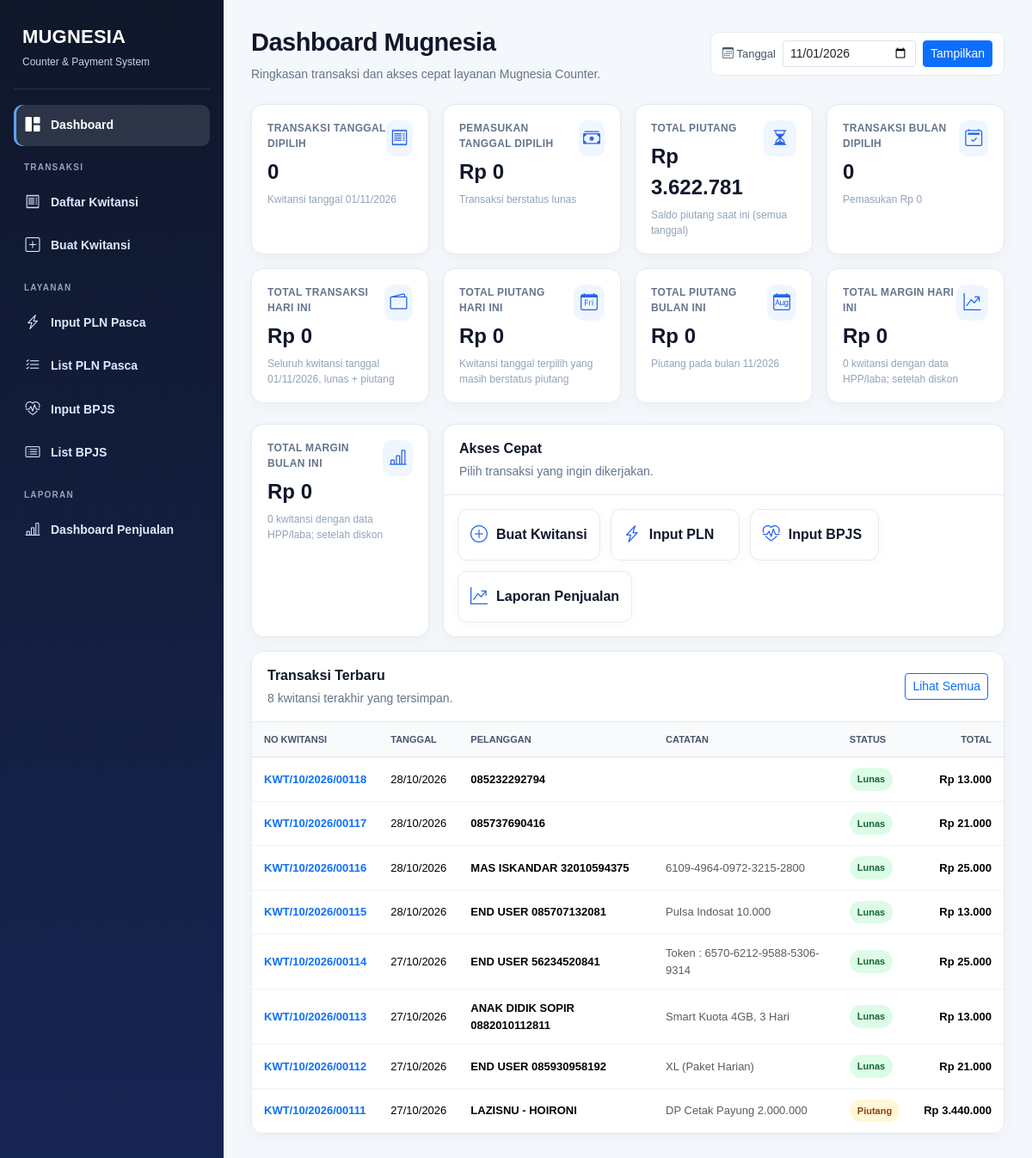
The page / on the database its author committed.
### tables this page shows
CREATE TABLE `kwitansi` (
  `id` int(11) NOT NULL AUTO_INCREMENT,
  `no_kwitansi` varchar(40) NOT NULL,
  `tanggal` date NOT NULL,
  `nama_pelanggan` varchar(100) DEFAULT NULL,
  `alamat_pelanggan` varchar(255) DEFAULT NULL,
  `catatan` text,
  `status_bayar` varchar(50) NOT NULL,
  `discount` decimal(12,0) NOT NULL,
  `total` decimal(12,0) NOT NULL DEFAULT '0',
  `created_at` timestamp NOT NULL DEFAULT CURRENT_TIMESTAMP,
  `SN` varchar(45) NOT NULL,
  PRIMARY KEY (`id`),
  UNIQUE KEY `no_kwitansi` (`no_kwitansi`),
  KEY `idx_kwitansi_no` (`no_kwitansi`),
  KEY `idx_kwitansi_nama` (`nama_pelanggan`),
  KEY `idx_kwitansi_status` (`status_bayar`)
);

### index.php (the view, shortened to what this page needs)
<?php
require_once "db.php";
function scalarValue($conn, $sql, $default = 0) {
    $r = $conn->query($sql);
    $row = $r->fetch_row();
    return $row ? ($row[0] ?? $default) : $default;
}
$selectedDate = $_GET['tanggal'] ?? date('Y-m-d');
$parsedDate = DateTimeImmutable::createFromFormat('!Y-m-d', $selectedDate);
$filterDate = $conn->real_escape_string($selectedDate);
$monthStart = $conn->real_escape_string($parsedDate->format('Y-m-01'));
$monthEnd = $conn->real_escape_string($parsedDate->format('Y-m-t'));
$labelTanggal = $parsedDate->format('d/m/Y');
$transaksi_hari_ini = (int) scalarValue($conn, "SELECT COUNT(*) FROM kwitansi WHERE tanggal = '$filterDate'");
$pemasukan_hari_ini = (float) scalarValue($conn, "SELECT COALESCE(SUM(total),0) FROM kwitansi WHERE tanggal = '$filterDate' AND LOWER(TRIM(status_bayar))='lunas'");
$piutang = (float) scalarValue($conn, "SELECT COALESCE(SUM(total),0) FROM kwitansi WHERE LOWER(TRIM(status_bayar))='piutang'");
$transaksi_bulan_ini = (int) scalarValue($conn, "SELECT COUNT(*) FROM kwitansi WHERE tanggal BETWEEN '$monthStart' AND '$monthEnd'");
$pemasukan_bulan_ini = (float) scalarValue($conn, "SELECT COALESCE(SUM(total),0) FROM kwitansi WHERE tanggal BETWEEN '$monthStart' AND '$monthEnd' AND LOWER(TRIM(status_bayar))='lunas'");
$total_transaksi_hari_ini = (float) scalarValue($conn, "SELECT COALESCE(SUM(total),0) FROM kwitansi WHERE tanggal = '$filterDate'");
$piutang_hari_ini = (float) scalarValue($conn, "SELECT COALESCE(SUM(total),0) FROM kwitansi WHERE tanggal = '$filterDate' AND LOWER(TRIM(status_bayar))='piutang'");
$piutang_bulan_ini = (float) scalarValue($conn, "SELECT COALESCE(SUM(total),0) FROM kwitansi WHERE tanggal BETWEEN '$monthStart' AND '$monthEnd' AND LOWER(TRIM(status_bayar))='piutang'");
$margin_tersedia = false;
$total_margin = 0.0;
$jumlah_margin = 0;
$total_margin_bulan = 0.0;
$jumlah_margin_bulan = 0;
$kolom_hpp = $conn->query("SHOW COLUMNS FROM kwitansi_item LIKE 'hpp'");
if ($kolom_hpp && $kolom_hpp->num_rows > 0) {
    $margin_tersedia = true;
    $margin_sql = "SELECT COALESCE(SUM(k.total - i.total_hpp),0) AS margin_total, COUNT(*) AS jumlah
        FROM kwitansi k
        JOIN (SELECT kwitansi_id, SUM(qty * hpp) AS total_hpp,
                     COUNT(*) AS n, SUM(CASE WHEN hpp > 0 OR COALESCE(total_laba, 0) <> 0 THEN 1 ELSE 0 END) AS n_hpp
              FROM kwitansi_item GROUP BY kwitansi_id) i ON i.kwitansi_id = k.id
        WHERE k.tanggal = '$filterDate' AND i.n = i.n_hpp AND i.n > 0";
    $margin_result = $conn->query($margin_sql);
    if ($margin_result) {
        $margin_row = $margin_result->fetch_assoc();
        $total_margin = (float) ($margin_row['margin_total'] ?? 0);
        $jumlah_margin = (int) ($margin_row['jumlah'] ?? 0);
        $margin_month_sql = "SELECT COALESCE(SUM(k.total - i.total_hpp),0) AS margin_total, COUNT(*) AS jumlah
            FROM kwitansi k
            JOIN (SELECT kwitansi_id, SUM(qty * hpp) AS total_hpp,
                         COUNT(*) AS n, SUM(CASE WHEN hpp > 0 OR COALESCE(total_laba, 0) <> 0 THEN 1 ELSE 0 END) AS n_hpp
                  FROM kwitansi_item GROUP BY kwitansi_id) i ON i.kwitansi_id = k.id
            WHERE k.tanggal BETWEEN '$monthStart' AND '$monthEnd' AND i.n = i.n_hpp AND i.n > 0";
        $margin_month_result = $conn->query($margin_month_sql);
        if ($margin_month_result) {
            $margin_month_row = $margin_month_result->fetch_assoc();
            $total_margin_bulan = (float) ($margin_month_row['margin_total'] ?? 0);
            $jumlah_margin_bulan = (int) ($margin_month_row['jumlah'] ?? 0);
        } else {
            $margin_tersedia = false;
        }
    } else {
        $margin_tersedia = false;
    }
}
$recent = $conn->query("SELECT id,no_kwitansi,tanggal,nama_pelanggan,status_bayar,total,catatan FROM kwitansi ORDER BY id DESC LIMIT 8");
?>
<!doctype html>
<html lang="id">
<head>
<link href="https://cdn.jsdelivr.net/npm/bootstrap@5.3.3/dist/css/bootstrap.min.css" rel="stylesheet">
<link rel="stylesheet" href="https://cdn.jsdelivr.net/npm/bootstrap-icons@1.11.3/font/bootstrap-icons.min.css">
</head>
<body>
<div class="mug-app">
<?php require __DIR__ . "/layout/sidebar.php"; ?>
<main class="mug-main">
  <div class="topbar"><div><div class="title">Dashboard Mugnesia</div><div class="subtitle">Ringkasan transaksi dan akses cepat layanan Mugnesia Counter.</div></div><form method="get" class="date-pill d-flex align-items-center gap-2"><label for="tanggalDashboard" class="mb-0"><i class="bi bi-calendar3"></i> Tanggal</label><input id="tanggalDashboard" aria-label="Tanggal dashboard" type="date" name="tanggal" value="<?= htmlspecialchars($selectedDate, ENT_QUOTES, 'UTF-8') ?>" class="form-control form-control-sm" style="width:155px" onchange="this.form.submit()"><button type="submit" class="btn btn-sm btn-primary">Tampilkan</button></form></div>
  <div class="row g-3 mb-4">
    <div class="col-xl-3 col-md-6"><div class="stat"><div class="d-flex justify-content-between"><div><div class="stat-label">Transaksi Tanggal Dipilih</div><div class="stat-value"><?= number_format($transaksi_hari_ini,0,',','.') ?></div></div><div class="stat-icon"><i class="bi bi-receipt"></i></div></div><div class="stat-note">Kwitansi tanggal <?= htmlspecialchars($labelTanggal) ?></div></div></div>
    <div class="col-xl-3 col-md-6"><div class="stat"><div class="d-flex justify-content-between"><div><div class="stat-label">Pemasukan Tanggal Dipilih</div><div class="stat-value">Rp <?= number_format($pemasukan_hari_ini,0,',','.') ?></div></div><div class="stat-icon"><i class="bi bi-cash-stack"></i></div></div><div class="stat-note">Transaksi berstatus lunas</div></div></div>
    <div class="col-xl-3 col-md-6"><div class="stat"><div class="d-flex justify-content-between"><div><div class="stat-label">Total Piutang</div><div class="stat-value">Rp <?= number_format($piutang,0,',','.') ?></div></div><div class="stat-icon"><i class="bi bi-hourglass-split"></i></div></div><div class="stat-note">Saldo piutang saat ini (semua tanggal)</div></div></div>
    <div class="col-xl-3 col-md-6"><div class="stat"><div class="d-flex justify-content-between"><div><div class="stat-label">Transaksi Bulan Dipilih</div><div class="stat-value"><?= number_format($transaksi_bulan_ini,0,',','.') ?></div></div><div class="stat-icon"><i class="bi bi-calendar2-check"></i></div></div><div class="stat-note">Pemasukan Rp <?= number_format($pemasukan_bulan_ini,0,',','.') ?></div></div></div>
    <div class="col-xl-3 col-md-6"><div class="stat"><div class="d-flex justify-content-between"><div><div class="stat-label">Total Transaksi Hari Ini</div><div class="stat-value">Rp <?= number_format($total_transaksi_hari_ini,0,',','.') ?></div></div><div class="stat-icon"><i class="bi bi-wallet2"></i></div></div><div class="stat-note">Seluruh kwitansi tanggal <?= htmlspecialchars($labelTanggal) ?>, lunas + piutang</div></div></div>
    <div class="col-xl-3 col-md-6"><div class="stat"><div class="d-flex justify-content-between"><div><div class="stat-label">Total Piutang Hari Ini</div><div class="stat-value">Rp <?= number_format($piutang_hari_ini,0,',','.') ?></div></div><div class="stat-icon"><i class="bi bi-calendar-day"></i></div></div><div class="stat-note">Kwitansi tanggal terpilih yang masih berstatus piutang</div></div></div>
    <div class="col-xl-3 col-md-6"><div class="stat"><div class="d-flex justify-content-between"><div><div class="stat-label">Total Piutang Bulan Ini</div><div class="stat-value">Rp <?= number_format($piutang_bulan_ini,0,',','.') ?></div></div><div class="stat-icon"><i class="bi bi-calendar-month"></i></div></div><div class="stat-note">Piutang pada bulan <?= htmlspecialchars($parsedDate->format('m/Y')) ?></div></div></div>
    <div class="col-xl-3 col-md-6"><div class="stat"><div class="d-flex justify-content-between"><div><div class="stat-label">Total Margin Hari Ini</div><div class="stat-value"><?= $margin_tersedia ? 'Rp '.number_format($total_margin,0,',','.') : 'Belum tersedia' ?></div></div><div class="stat-icon"><i class="bi bi-graph-up-arrow"></i></div></div><div class="stat-note"><?= $margin_tersedia ? number_format($jumlah_margin,0,',','.').' kwitansi dengan data HPP/laba; setelah diskon' : 'Data HPP tidak tersedia' ?></div></div></div>
  </div>
  <div class="row g-3 mb-3 align-items-stretch">
    <div class="col-xl-3 col-md-6"><div class="stat h-100"><div class="d-flex justify-content-between"><div><div class="stat-label">Total Margin Bulan Ini</div><div class="stat-value"><?= $margin_tersedia ? 'Rp '.number_format($total_margin_bulan,0,',','.') : 'Belum tersedia' ?></div></div><div class="stat-icon"><i class="bi bi-bar-chart-line"></i></div></div><div class="stat-note"><?= $margin_tersedia ? number_format($jumlah_margin_bulan,0,',','.').' kwitansi dengan data HPP/laba; setelah diskon' : 'Data HPP tidak tersedia' ?></div></div></div>
    <div class="col-xl-9 col-md-6">
      <div class="cardx h-100"><div class="cardx-head"><div><div class="cardx-title">Akses Cepat</div><div class="subtitle">Pilih transaksi yang ingin dikerjakan.</div></div></div><div class="p-3 quick">
    <a href="kwitansi_form.php"><i class="bi bi-plus-circle"></i>Buat Kwitansi</a><a href="input_tagihan.php"><i class="bi bi-lightning-charge"></i>Input PLN</a><a href="input_bpjs.php"><i class="bi bi-heart-pulse"></i>Input BPJS</a><a href="laporan_penjualan.php"><i class="bi bi-graph-up-arrow"></i>Laporan Penjualan</a>
      </div></div>
    </div>
  </div>
  <div class="cardx"><div class="cardx-head"><div><div class="cardx-title">Transaksi Terbaru</div><div class="subtitle">8 kwitansi terakhir yang tersimpan.</div></div><a href="list_kwitansi.php" class="btn btn-sm btn-outline-primary">Lihat Semua</a></div><div class="table-responsive"><table class="table"><thead><tr><th>No Kwitansi</th><th>Tanggal</th><th>Pelanggan</th><th>Catatan</th><th>Status</th><th class="text-end">Total</th></tr></thead><tbody>
  <?php if ($recent && $recent->num_rows): while($r=$recent->fetch_assoc()): $st=strtolower(trim($r['status_bayar']??'')); ?>
  <tr><td><a href="kwitansi_edit.php?id=<?= (int)$r['id'] ?>" class="text-decoration-none fw-bold"><?= htmlspecialchars($r['no_kwitansi']) ?></a></td><td class="text-nowrap"><?= date('d/m/Y',strtotime($r['tanggal'])) ?></td><td class="fw-semibold"><?= htmlspecialchars($r['nama_pelanggan']) ?></td><td class="text-muted"><?= htmlspecialchars(mb_strimwidth($r['catatan']??'',0,55,'…')) ?></td><td><span class="status <?= $st==='lunas'?'badge-lunas':($st==='piutang'?'badge-piutang':'bg-light') ?>"><?= htmlspecialchars($r['status_bayar'] ?: '-') ?></span></td><td class="text-end fw-bold text-nowrap">Rp <?= number_format($r['total'],0,',','.') ?></td></tr>
  <?php endwhile; else: ?><tr><td colspan="6" class="text-center text-muted py-4">Belum ada transaksi.</td></tr><?php endif; ?>
  </tbody></table></div></div>
</main>
</div>
</body></html>

### index.php (style rules this page uses)
:root { --bg:#f4f7fb;--side:#0f172a;--side2:#172554;--muted:#64748b;--border:#e5eaf0;--blue:#0d6efd }
* { box-sizing:border-box }
body { margin:0;background:var(--bg);font-family:Arial,Helvetica,sans-serif;color:#0f172a }
.topbar { display:flex;justify-content:space-between;gap:20px;align-items:center;margin-bottom:24px }
.title { font-size:29px;font-weight:800;letter-spacing:-.5px }
.subtitle { color:var(--muted);font-size:14px;margin-top:4px }
.date-pill { background:#fff;border:1px solid var(--border);border-radius:10px;padding:9px 13px;color:#475569;font-size:13px }
.stat { background:#fff;border:1px solid var(--border);border-radius:14px;padding:18px;box-shadow:0 5px 18px rgba(15,23,42,.04);height:100% }
.stat-icon { width:42px;height:42px;border-radius:11px;display:flex;align-items:center;justify-content:center;font-size:20px;background:#eff6ff;color:#2563eb }
.stat-label { color:var(--muted);font-size:12px;font-weight:700;text-transform:uppercase;letter-spacing:.35px }
.stat-value { font-size:24px;font-weight:800;margin-top:6px }
.stat-note { font-size:12px;color:#94a3b8;margin-top:5px }
.cardx { background:#fff;border:1px solid var(--border);border-radius:14px;box-shadow:0 5px 18px rgba(15,23,42,.04);overflow:hidden }
.cardx-head { padding:16px 18px;border-bottom:1px solid var(--border);display:flex;justify-content:space-between;align-items:center }
.cardx-title { font-weight:800 }
.quick { display:flex;gap:12px;flex-wrap:wrap }
.quick a { min-width:150px;background:#fff;border:1px solid var(--border);border-radius:12px;padding:14px;text-decoration:none;color:#0f172a;display:flex;align-items:center;gap:10px;font-weight:700;box-shadow:0 3px 12px rgba(15,23,42,.03) }
.quick i { font-size:20px;color:#2563eb }
.table { margin:0 }
.table th { background:#f8fafc;color:#475569;font-size:11px;text-transform:uppercase;padding:12px 14px }
.table td { font-size:13px;padding:12px 14px;vertical-align:middle;border-color:#eef2f7 }
.badge-lunas { background:#dcfce7;color:#166534 }
.badge-piutang { background:#fff7d6;color:#92400e }
.status { display:inline-block;padding:5px 9px;border-radius:999px;font-size:11px;font-weight:700 }
body { margin:0 !important;padding:0 !important;background:#f4f7fb; }
.mug-app { min-height:100vh;display:flex; }
.mug-main { margin-left:260px;width:calc(100% - 260px);min-height:100vh;padding:28px 32px; }

### rows shown on the page
kwitansi: no_kwitansi "KWT/10/2026/00118", tanggal "28/10/2026", nama_pelanggan "085232292794", status_bayar "Lunas", total "13.000"
kwitansi: no_kwitansi "KWT/10/2026/00117", tanggal "28/10/2026", nama_pelanggan "085737690416", status_bayar "Lunas", total "21.000"
kwitansi: no_kwitansi "KWT/10/2026/00116", tanggal "28/10/2026", nama_pelanggan "MAS ISKANDAR 32010594375", catatan "6109-4964-0972-3215-2800", status_bayar "Lunas", total "25.000"
kwitansi: no_kwitansi "KWT/10/2026/00115", tanggal "28/10/2026", nama_pelanggan "END USER 085707132081", catatan "Pulsa Indosat 10.000", status_bayar "Lunas", total "13.000"
kwitansi: no_kwitansi "KWT/10/2026/00114", tanggal "27/10/2026", nama_pelanggan "END USER 56234520841", catatan "Token : 6570-6212-9588-5306-9314", status_bayar "Lunas", total "25.000"
kwitansi: no_kwitansi "KWT/10/2026/00113", tanggal "27/10/2026", nama_pelanggan "ANAK DIDIK SOPIR 0882010112811", catatan "Smart Kuota 4GB, 3 Hari", status_bayar "Lunas", total "13.000"
kwitansi: no_kwitansi "KWT/10/2026/00112", tanggal "27/10/2026", nama_pelanggan "END USER 085930958192", catatan "XL (Paket Harian)", status_bayar "Lunas", total "21.000"
kwitansi: no_kwitansi "KWT/10/2026/00111", tanggal "27/10/2026", nama_pelanggan "LAZISNU - HOIRONI", catatan "DP Cetak Payung 2.000.000", status_bayar "Piutang", total "3.440.000"

### other values the page prints
$transaksi_hari_ini "0"
$labelTanggal "01/11/2026"
$pemasukan_hari_ini "0"
$piutang "3.622.781"
$transaksi_bulan_ini "0"
$pemasukan_bulan_ini "0"
$total_transaksi_hari_ini "0"
$piutang_hari_ini "0"
$piutang_bulan_ini "0"
$parsedDate->format('m/Y') "11/2026"
$total_margin "0"
$jumlah_margin "0"
$total_margin_bulan "0"
$jumlah_margin_bulan "0"
